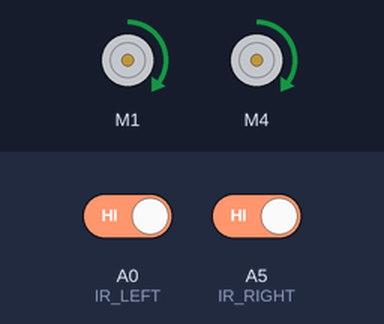
A sketch run on a simulated Arduino Uno, built with avr-gcc and run on an emulated ATmega328P. On the bench: 2 × DC motor (green arrow = forward, orange = backward, longer = faster). The test bench sets the inputs (shaded band); at power-on: A0 (IR_LEFT) HIGH, A5 (IR_RIGHT) HIGH. What the sketch prints to the serial monitor is not drawn.

Above: at 4.2 s.
4.3 s: A0 (IR_LEFT) driven LOW
At 5.5 s:
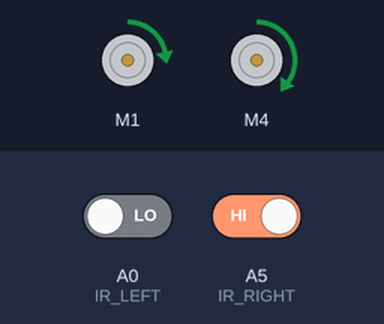
5.8 s: A0 (IR_LEFT) driven HIGH
At 6.6 s:
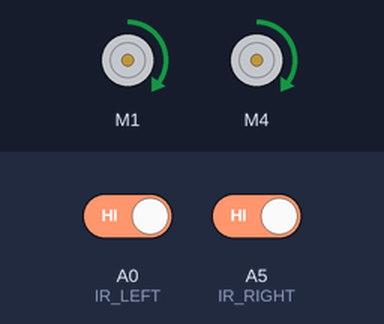
7.3 s: A5 (IR_RIGHT) driven LOW
At 7.8 s:
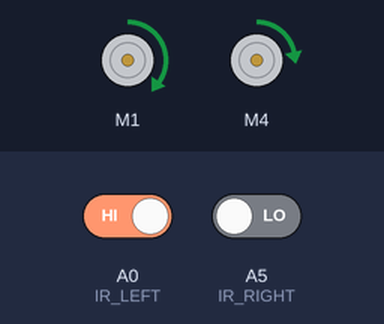
8.8 s: A5 (IR_RIGHT) driven HIGH
At 10.1 s:
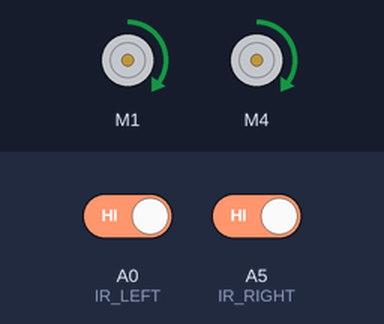
Timing chart, 0 to 11.3 s (numbered marks = the images above; inputs shaded):
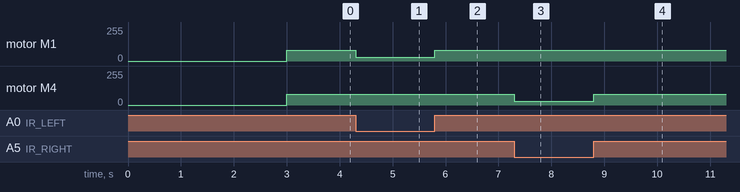

Measured:
- after the input at 4.3 s, motor M1: forward 80/255 → forward 30/255 at once
- after the input at 5.8 s, motor M1: forward 30/255 → forward 80/255 at once
- after the input at 7.3 s, motor M4: forward 80/255 → forward 30/255 at once
- after the input at 8.8 s, motor M4: forward 30/255 → forward 80/255 at once

The sketch:

05_linefollow_solo.ino
```cpp
#include <AFMotor.h>

AF_DCMotor motorL(1);  // M1 왼쪽
AF_DCMotor motorR(4);  // M4 오른쪽

#define IR_LEFT   A0
#define IR_RIGHT  A5
#define LINE_ON   HIGH      // 검정 감지 = HIGH (키트 기준)

#define BASE_SPEED 80
#define SLOW_SPEED 30

void lineFollow(bool L, bool R) {
  if (!L && !R) {
    // 흰 바닥 — 직진
    motorL.setSpeed(BASE_SPEED); motorL.run(FORWARD);
    motorR.setSpeed(BASE_SPEED); motorR.run(FORWARD);
  } else if (L && !R) {
    // 왼쪽 라인 감지 → 오른쪽으로 부드럽게 커브
    motorL.setSpeed(BASE_SPEED); motorL.run(FORWARD);
    motorR.setSpeed(SLOW_SPEED); motorR.run(FORWARD);
  } else if (!L && R) {
    // 오른쪽 라인 감지 → 왼쪽으로 부드럽게 커브
    motorL.setSpeed(SLOW_SPEED); motorL.run(FORWARD);
    motorR.setSpeed(BASE_SPEED); motorR.run(FORWARD);
  } else {
    // 양쪽 검정(교차로) — 직진 통과
    motorL.setSpeed(BASE_SPEED); motorL.run(FORWARD);
    motorR.setSpeed(BASE_SPEED); motorR.run(FORWARD);
  }
}

void setup() {
  Serial.begin(115200);
  pinMode(IR_LEFT, INPUT);
  pinMode(IR_RIGHT, INPUT);
  motorL.run(RELEASE);
  motorR.run(RELEASE);
  Serial.println(F("=== solo line-follow === 3초 뒤 출발"));
  delay(3000);
}

void loop() {
  bool L = (digitalRead(IR_LEFT)  == LINE_ON);
  bool R = (digitalRead(IR_RIGHT) == LINE_ON);
  lineFollow(L, R);
}
```
